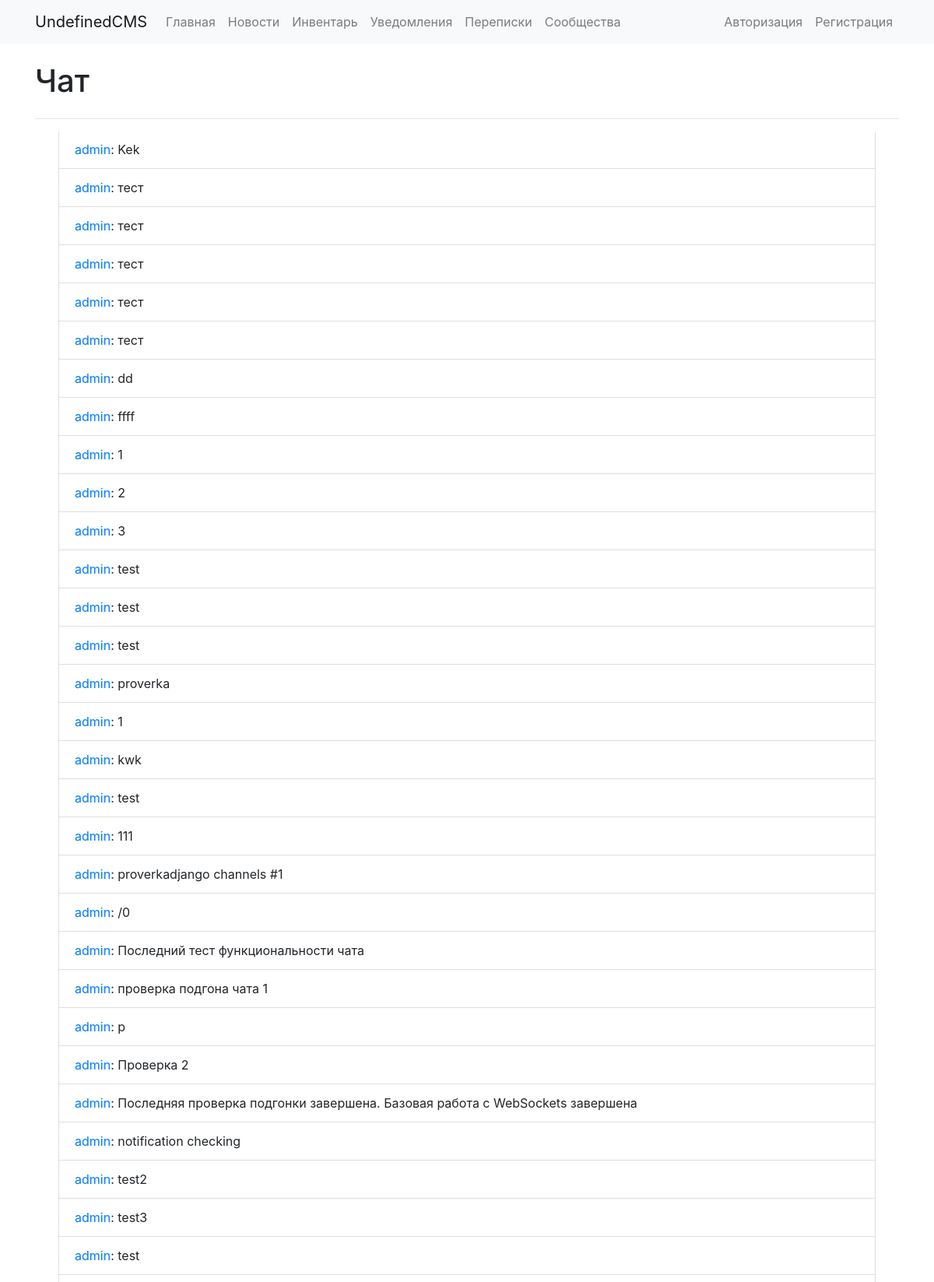
Page /chat/ (upper part) on the committed database.
### chat/models.py (models this page shows, shortened)
class Chat(models.Model):
    created = models.DateTimeField(auto_now_add=True)
    message = models.CharField(max_length=255)
    user = models.ForeignKey(User, on_delete=models.CASCADE)

### chat/views.py (the view)
# urls.py: 2. Add a URL to urlpatterns:  path('', views.home, name='home')
def home(request):
    chats = Chat.objects.all()
    ctx = {
        'home': 'active',
        'chat': chats
    }
    if request.user.is_authenticated:
        return render(request, 'chat/chat.html', ctx)
    else:
        return render(request, 'chat/base.html', ctx)

### chat/templates/chat/base.html (shortened to what this page needs)
{% extends "base_general.html" %}
{% load static %}
{% block title_h1 %} Чат {% endblock %}
{% block content %}
<div class="container">
    <div id="chat-body" class="panel panel-default">
        <div id="msg-list-div" class="panel-body overflow-auto" style="max-height: 60vh !important;">
            <ul id="msg-list" class="list-group">
                {% for obj in chat %}
                    <li class="text-left list-group-item"><a href="/profile/{{ obj.user.username }}">{{ obj.user.username }}</a>: {{ obj.message }}</li>
                {% empty %}
                    <li class="text-left list-group-item">Сообщения отсутствуют!</li>
                {% endfor %}
            </ul>
        </div>
    </div>
</div>
<br>
{% endblock %}

### rows in the picture
Chat: user.username "admin", message "Kek"
Chat: user.username "admin", message "тест"
Chat: user.username "admin", message "тест"
Chat: user.username "admin", message "тест"
Chat: user.username "admin", message "тест"
Chat: user.username "admin", message "тест"
Chat: user.username "admin", message "dd"
Chat: user.username "admin", message "ffff"
Chat: user.username "admin", message "1"
Chat: user.username "admin", message "2"
Chat: user.username "admin", message "3"
Chat: user.username "admin", message "test"
Chat: user.username "admin", message "test"
Chat: user.username "admin", message "test"
Chat: user.username "admin", message "proverka"
Chat: user.username "admin", message "1"
Chat: user.username "admin", message "kwk"
Chat: user.username "admin", message "test"
Chat: user.username "admin", message "111"
Chat: user.username "admin", message "proverkadjango channels #1"
Chat: user.username "admin", message "/0"
Chat: user.username "admin", message "Последний тест функциональности чата"
Chat: user.username "admin", message "проверка подгона чата 1"
Chat: user.username "admin", message "р"
Chat: user.username "admin", message "Проверка 2"
Chat: user.username "admin", message "Последняя проверка подгонки завершена. Базовая работа с WebSockets завершена"
Chat: user.username "admin", message "notification checking"
Chat: user.username "admin", message "test2"
Chat: user.username "admin", message "test3"
Chat: user.username "admin", message "test"
